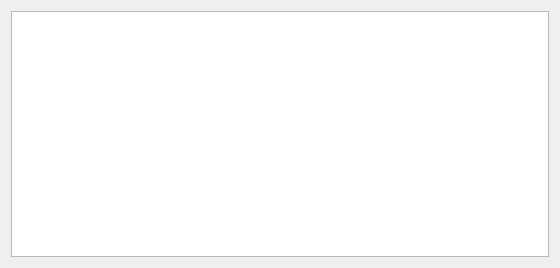
<?xml version="1.0" encoding="UTF-8"?>
<ui version="4.0">
 <class>ListsofPassengers</class>
 <widget class="QDialog" name="ListsofPassengers">
  <property name="geometry">
   <rect>
    <x>0</x>
    <y>0</y>
    <width>560</width>
    <height>268</height>
   </rect>
  </property>
  <property name="windowTitle">
   <string>Dialog</string>
  </property>
  <layout class="QHBoxLayout" name="horizontalLayout">
   <item>
    <widget class="QListWidget" name="listWidget"/>
   </item>
  </layout>
 </widget>
 <resources/>
 <connections/>
</ui>
